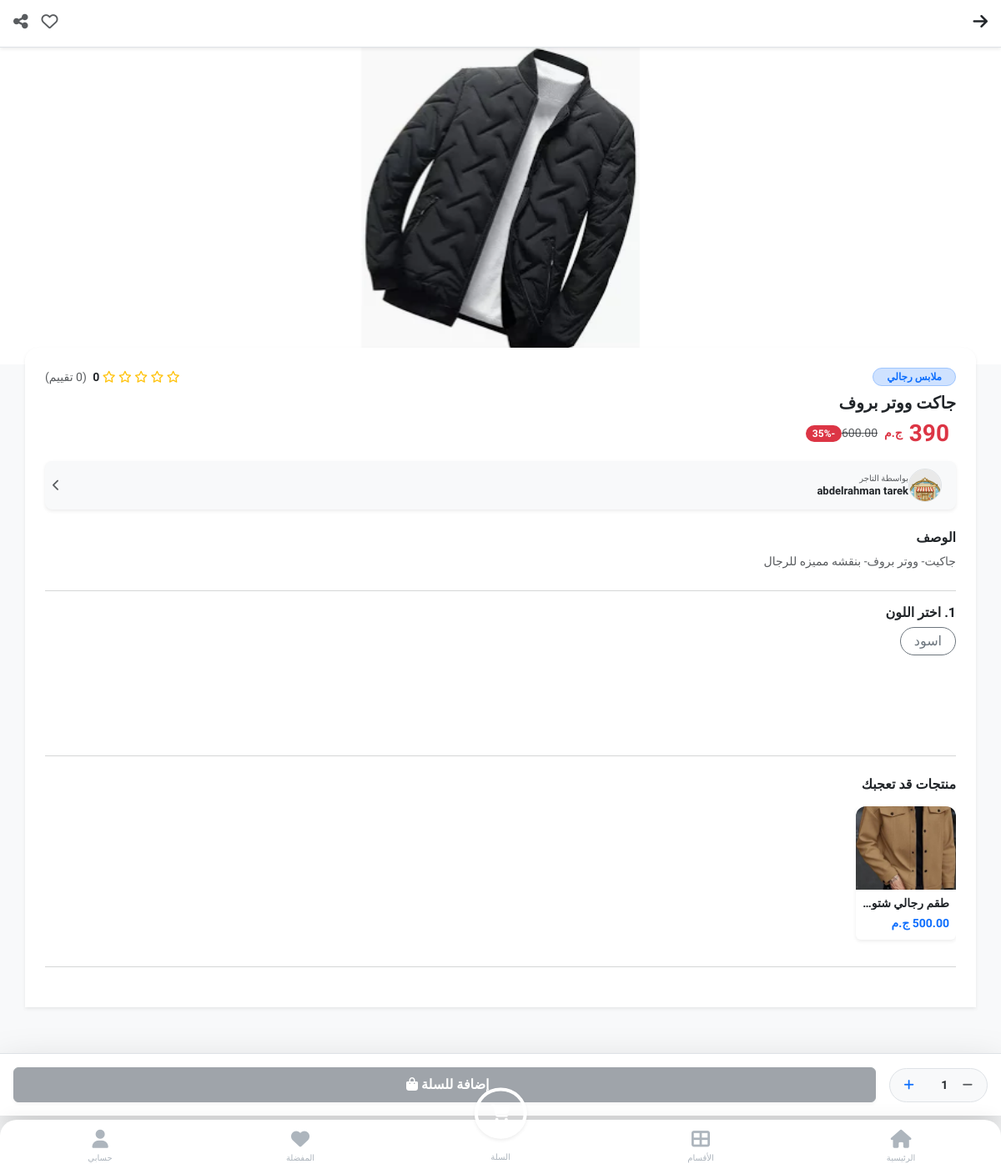
Screenshot of /product/2/ with the database file from the repository.
### store/models.py (models this page shows, shortened)
class Product(models.Model):
    category = models.ForeignKey(Category, on_delete=models.SET_NULL, null=True, blank=True, related_name='products', verbose_name="القسم")
    merchant = models.ForeignKey(MerchantProfile, on_delete=models.CASCADE, related_name='products')
    name = models.CharField(max_length=200, verbose_name="اسم المنتج")
    description = models.TextField(verbose_name="وصف المنتج")
    base_price = models.DecimalField(max_digits=10, decimal_places=2, verbose_name="السعر الأساسي")
    image = models.ImageField(upload_to='products/', verbose_name="صورة المنتج الرئيسية")
    shipping_fee = models.DecimalField(max_digits=10, decimal_places=2, default=0, verbose_name="مصاريف الشحن")
    is_active = models.BooleanField(default=False, verbose_name="مفعل (موافقة المشرف)")
    created_at = models.DateTimeField(auto_now_add=True)
    admin_commission = models.DecimalField(max_digits=10, decimal_places=2, default=0.00, verbose_name="عمولة المنصة")
    @property
    def average_rating(self):
        avg = self.reviews.aggregate(Avg('rating'))['rating__avg']
        return round(avg, 1) if avg else 0
    @property
    def reviews_count(self):
        return self.reviews.count()

class Category(models.Model):
    name = models.CharField(max_length=100, verbose_name="اسم القسم")
    image = models.ImageField(upload_to='categories/', verbose_name="صورة القسم", blank=True, null=True)
    created_at = models.DateTimeField(auto_now_add=True)
    class Meta:
        verbose_name = "قسم"
        verbose_name_plural = "الأقسام"

class Offer(models.Model):
    product = models.OneToOneField(Product, on_delete=models.CASCADE, related_name='active_offer')
    discount_percentage = models.PositiveIntegerField(verbose_name="نسبة الخصم %")
    start_date = models.DateTimeField()
    end_date = models.DateTimeField()
    is_active = models.BooleanField(default=True)
    is_platform_offer = models.BooleanField(default=False, verbose_name="عرض من المنصة (يوجد تعويض)")
    created_at = models.DateTimeField(auto_now_add=True)
    free_shipping = models.BooleanField(default=False, verbose_name="شحن مجاني")
    free_shipping_threshold = models.PositiveIntegerField(default=1, verbose_name="عند شراء X قطع")
    @property
    def discounted_price(self):
        percentage = Decimal(self.discount_percentage)
        factor = Decimal(1) - (percentage / Decimal(100))
        return self.product.base_price * factor

class MerchantProfile(models.Model):
    user = models.OneToOneField(settings.AUTH_USER_MODEL, on_delete=models.CASCADE, related_name='merchant_profile')
    national_id = models.CharField(max_length=14, unique=True, verbose_name="الرقم القومي")
    id_card_front = models.ImageField(upload_to='merchant_ids/', verbose_name="صورة البطاقة (أمام)")
    id_card_back = models.ImageField(upload_to='merchant_ids/', verbose_name="صورة البطاقة (خلف)")
    shop_image = models.ImageField(upload_to='shops/', verbose_name="صورة المحل/الشخصية")
    minimum_balance_required = models.DecimalField(
        max_digits=10, decimal_places=2, default=0.00,
        verbose_name="الحد الأدنى للرصيد"
    )
    is_approved = models.BooleanField(default=False, verbose_name="تمت الموافقة من المشرف")
    created_at = models.DateTimeField(auto_now_add=True)
    tax_register_number = models.CharField(max_length=50, blank=True, null=True, verbose_name="رقم السجل الضريبي")
    goods_quantity = models.CharField(max_length=100, verbose_name="كمية البضاعة المحتملة")
    goods_types = models.TextField(verbose_name="أنواع البضاعة")
    goods_average_price = models.CharField(max_length=100, verbose_name="متوسط الأسعار")
    goods_sizes = models.TextField(verbose_name="المقاسات المتاحة")
    free_shipping_threshold = models.PositiveIntegerField(default=0, verbose_name="حد الشحن المجاني (عدد قطع)")
    is_free_shipping_active = models.BooleanField(default=False, verbose_name="تفعيل عرض الشحن المجاني")

class ProductSize(models.Model):
    product = models.ForeignKey(Product, on_delete=models.CASCADE, related_name='variations') # غيرنا الاسم لـ variations ليكون أدق
    size_label = models.CharField(max_length=10, verbose_name="المقاس") # S, M, L
    color_label = models.CharField(max_length=30, verbose_name="اللون", default="Standard") # أحمر، أزرق
    stock_quantity = models.PositiveIntegerField(default=0, verbose_name="الكمية المتاحة")

### accounts/models.py (models this page shows, shortened)
class User(AbstractUser):
    class Role(models.TextChoices):
        CUSTOMER = "CUSTOMER", "عميل"
        MERCHANT = "MERCHANT", "تاجر"
        OWNER = "OWNER", "Owner (مالك)"
        ADMIN_LVL2 = "ADMIN_LVL2", "مشرف درجة ثانية"
        ADMIN_LVL3 = "ADMIN_LVL3", "مشرف درجة ثالثة (خدمة عملاء)"
    role = models.CharField(max_length=20, choices=Role.choices, default=Role.CUSTOMER)
    phone_primary = models.CharField(max_length=15, unique=True, verbose_name="رقم الهاتف الأساسي")
    phone_secondary = models.CharField(max_length=15, blank=True, null=True, verbose_name="رقم هاتف احتياطي")
    device_id = models.CharField(max_length=255, blank=True, null=True, help_text="لمنع تكرار الحسابات من نفس الجهاز")
    is_banned = models.BooleanField(default=False, verbose_name="محظور")

### store/views.py (the view)
# urls.py: path('product/<int:pk>/', views.product_detail, name='product_detail'),
def product_detail(request, pk):
    product = get_object_or_404(Product, pk=pk)
    variations = product.variations.filter(stock_quantity__gt=0)
    available_colors = set(v.color_label for v in variations)
    variants_data = {}
    for v in variations:
        if v.color_label not in variants_data:
            variants_data[v.color_label] = []
        variants_data[v.color_label].append({
            'id': v.id,
            'size': v.size_label,
            'qty': v.stock_quantity
        })
    variants_json = json.dumps(variants_data)
    similar_products = Product.objects.filter(category=product.category, is_active=True).exclude(pk=pk)[:4]
    is_fav = False
    if request.user.is_authenticated:
        is_fav = Favorite.objects.filter(user=request.user, product=product).exists()
    return render(request, 'store/product_detail.html', {
        'product': product,
        'available_colors': available_colors,
        'variants_json': variants_json, # البيانات الجديدة
        'similar_products': similar_products,
        'is_fav': is_fav
    })

### store/context_processors.py (called while the page is built)
def site_settings(request):
    settings = SiteSetting.objects.first()
    return {'site_settings': settings}

### templates/store/product_detail.html (shortened to what this page needs)
{% extends 'base.html' %}
{% block content %}
<div class="d-flex justify-content-between align-items-center p-3 sticky-top bg-white border-bottom shadow-sm" style="z-index: 1020;">
    <a href="javascript:history.back()" class="text-dark">
        <i class="fas fa-arrow-right fs-5"></i>
    </a>
    <div class="d-flex gap-3">
        <button onclick="toggleFavDetail('{{ product.id }}')" class="btn border-0 bg-transparent p-0">
            <i class="{% if is_fav %}fas text-danger{% else %}far text-muted{% endif %} fa-heart fs-5" id="fav-icon"></i>
        </button>
        <button onclick="shareProduct()" class="btn border-0 bg-transparent p-0">
            <i class="fas fa-share-alt fs-5 text-muted"></i>
        </button>
    </div>
</div>
<div id="productCarousel" class="carousel slide bg-white" data-bs-ride="carousel">
    <div class="carousel-inner">
        <div class="carousel-item active">
            {% if product.image %}
                <img src="{{ product.image.url }}" class="d-block w-100" style="height: 380px; object-fit: contain; cursor: zoom-in;"
                     data-bs-toggle="modal" data-bs-target="#zoomModal" onclick="slideToIndex(0)">
            {% else %}
                <div class="bg-light d-flex align-items-center justify-content-center" style="height: 380px;">
                    <i class="fas fa-camera fa-3x text-muted opacity-25"></i>
                </div>
            {% endif %}
        </div>
    </div>
</div>
<div class="container bg-white rounded-top-4 p-4 position-relative shadow-sm" style="margin-top: -20px; z-index: 10;">
    <div class="d-flex justify-content-between align-items-center mb-2">
        <span class="badge bg-primary-subtle text-primary border border-primary-subtle rounded-pill px-3 py-1">
            {{ product.category.name }}
        </span>
        <div class="text-warning small fw-bold">
            {% with ''|center:5 as range %}
            {% for _ in range %}
                {% if forloop.counter <= product.average_rating %}
                    <i class="fas fa-star"></i>
                {% else %}
                    <i class="far fa-star"></i>
                {% endif %}
            {% endfor %}
            {% endwith %}
            <span class="text-dark ms-1">{{ product.average_rating|default:0 }}</span>
            <span class="text-muted fw-normal">({{ product.reviews_count }} تقييم)</span>
        </div>
    </div>
    <h5 class="fw-bold mb-2 text-dark">{{ product.name }}</h5>
    <div class="d-flex align-items-center mb-3 flex-wrap">
        {% if product.active_offer and product.active_offer.is_active %}
            <h3 class="text-danger fw-bold mb-0 me-2">{{ product.active_offer.discounted_price|floatformat:0 }}</h3>
            <span class="text-danger small fw-bold me-2">ج.م</span>
            <span class="text-muted text-decoration-line-through small me-2">{{ product.base_price }}</span>
            <span class="badge bg-danger rounded-pill">-{{ product.active_offer.discount_percentage }}%</span>
        {% else %}
            <h3 class="text-primary fw-bold mb-0 me-2">{{ product.base_price }}</h3>
            <span class="text-muted small">ج.م</span>
        {% endif %}
    </div>
    <a href="{% url 'merchant_shop' product.merchant.pk %}" class="text-decoration-none">
        <div class="d-flex align-items-center bg-light p-2 rounded-3 mb-4 border border-light shadow-sm">
            <div class="me-2">
                {% if product.merchant.shop_image %}
                    <img src="{{ product.merchant.shop_image.url }}" class="rounded-circle border" width="40" height="40" style="object-fit: cover;">
                {% else %}
                    <div class="rounded-circle bg-white d-flex align-items-center justify-content-center border" style="width: 40px; height: 40px;">
                        <i class="fas fa-store text-muted small"></i>
                    </div>
                {% endif %}
            </div>
            <div class="flex-grow-1">
                <small class="text-muted d-block" style="font-size: 10px;">بواسطة التاجر</small>
                <h6 class="fw-bold text-dark mb-0" style="font-size: 13px;">
                    {{ product.merchant.user.first_name }} {{ product.merchant.user.last_name }}
                </h6>
            </div>
            <i class="fas fa-chevron-left text-muted small"></i>
        </div>
    </a>
    <h6 class="fw-bold mb-2">الوصف</h6>
    <p class="text-muted small mb-4" style="line-height: 1.6;">
        {{ product.description|linebreaksbr }}
    </p>
    <hr class="text-muted opacity-25">
    <form method="POST" action="{% url 'add_to_cart' product.pk %}" class="pb-5 mb-5">
        <h6 class="fw-bold mb-2">1. اختر اللون</h6>
        <div class="d-flex flex-wrap gap-2 mb-4">
            {% for color in available_colors %}
            <div>
                <label class="btn btn-outline-secondary rounded-pill px-3 py-1" for="color_{{ forloop.counter }}">
                    {{ color }}
                </label>
            </div>
            {% empty %}
            <p class="text-danger small">المنتج غير متوفر حالياً</p>
            {% endfor %}
        </div>
        <div class="fixed-bottom bg-white p-3 border-top shadow-lg d-flex align-items-center gap-3" style="bottom: 70px; z-index: 1000;">
            <div class="bg-light rounded-pill d-flex align-items-center px-2 py-1 border" style="width: 120px; justify-content: space-between;">
                <button type="button" class="btn btn-sm text-muted" onclick="this.nextElementSibling.stepDown()"><i class="fas fa-minus"></i></button>
                <input type="number" name="quantity" class="form-control form-control-sm border-0 bg-transparent text-center p-0 fw-bold" value="1" min="1" max="10" style="width: 40px;">
                <button type="button" class="btn btn-sm text-primary" onclick="this.previousElementSibling.stepUp()"><i class="fas fa-plus"></i></button>
            </div>
            <button type="submit" id="add-to-cart-btn" class="btn btn-secondary w-100 py-2 fw-bold shadow-sm" disabled>
                إضافة للسلة <i class="fas fa-shopping-bag ms-2"></i>
            </button>
        </div>
    </form>
    {% if similar_products %}
        <hr class="text-muted opacity-25 my-4">
        <h6 class="fw-bold mb-3">منتجات قد تعجبك</h6>
        <div class="d-flex overflow-auto pb-2" style="gap: 10px;">
            {% for sim in similar_products %}
            <a href="{% url 'product_detail' sim.pk %}" class="text-decoration-none text-dark">
                <div class="card border-0 shadow-sm" style="width: 120px;">
                    <div style="height: 100px; overflow: hidden; border-radius: 12px 12px 0 0;">
                        {% if sim.image %}
                            <img src="{{ sim.image.url }}" class="w-100 h-100" style="object-fit: cover;">
                        {% endif %}
                    </div>
                    <div class="card-body p-2">
                        <h6 class="text-truncate small fw-bold mb-1">{{ sim.name }}</h6>
                        <span class="text-primary small fw-bold">{{ sim.base_price }} ج.م</span>
                    </div>
                </div>
            </a>
            {% endfor %}
        </div>
        <hr class="text-muted opacity-25 my-4">
    {% endif %}
</div>
<div style="height: 80px;"></div>
{% endblock %}

### templates/base.html (style rules this page uses)
:root { --primary-blue: #0d6efd; --accent-yellow: #ffc107; --bg-light: #f8f9fa; --text-dark: #212529; --white: #ffffff; }
body { padding-bottom: 120px !important; background-color: var(--bg-light); font-family: 'Tajawal', sans-serif; color: var(--text-dark); -webkit-tap-highlight-color: transparent; }
a { text-decoration: none; }

### rows the page displays
Product: image (picture), category.name "ملابس رجالي", average_rating "0", reviews_count "0", name "جاكت ووتر بروف", active_offer.discounted_price "390", base_price "600.00", active_offer.discount_percentage "35", merchant.shop_image (picture), merchant.user.first_name "abdelrahman", merchant.user.last_name "tarek", description "جاكيت- ووتر بروف- بنقشه مميزه للرجال"
ProductSize: available_colors "اسود"
Product: image (picture), name "طقم رجالي شتوي", base_price "500.00"
